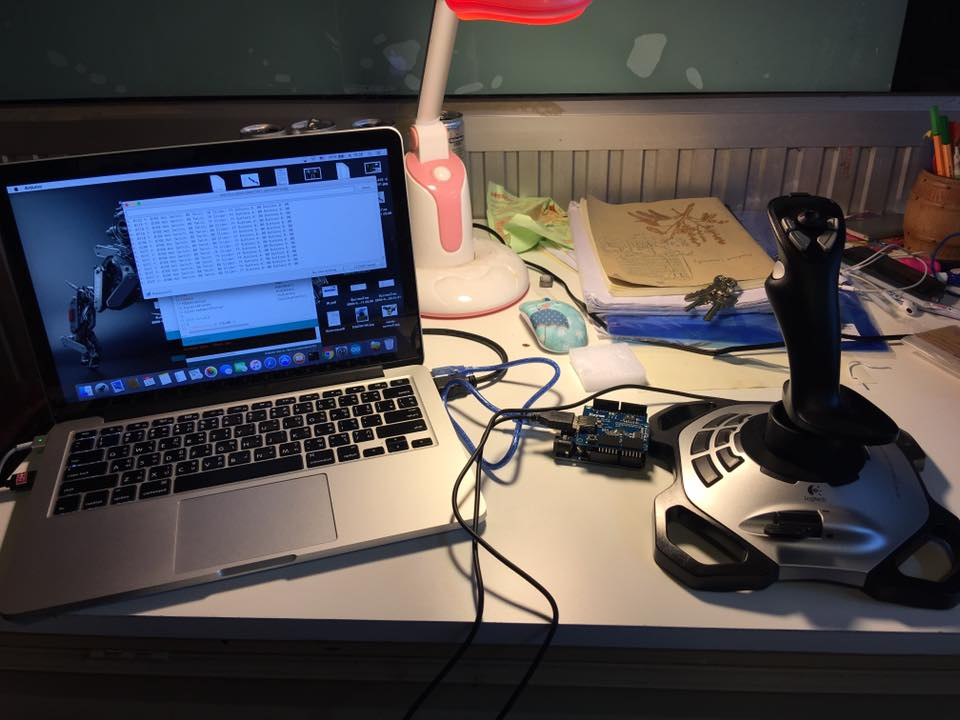
//> input picture test_joy.jpg, 960 x 720 px, given in place of the camera
$ ./TargetDetection   (built with g++ and OpenCV 4)
//> lines starting //> are read from the running program, lines starting //| are printed output that depends on the picture; after the words box and inside, x2 and y2 are one past the last pixel; in counts of white or black regions, pixels touching at a corner belong together
### CV_Part/MyProject/Target.h
#pragma once
#include <string>
#include <opencv/cv.h>
#include <opencv/highgui.h>
#include <opencv2/highgui/highgui.hpp>
#include <opencv2/imgproc/imgproc.hpp>

using namespace std;
using namespace cv;

class Target
{
public:
	Target();
	~Target(void);

	Target(string name);

	int getXPos();
	void setXPos(int x);

	int getYPos();
	void setYPos(int y);

	Scalar getHSVmin();
	Scalar getHSVmax();

	void setHSVmin(Scalar min);
	void setHSVmax(Scalar max);

	string getType(){return type;}
	void setType(string t){type = t;}

	Scalar getColour(){
		return Colour;
	}
	void setColour(Scalar c){

		Colour = c;
	}

private:

	int xPos, yPos;
	string type;
	Scalar HSVmin, HSVmax;
	Scalar Colour;
};

### CV_Part/MyProject/Target.cpp
#include "Target.h"


// [4 lines left out: function Target, not called in this run]

Target::Target(string name){
	setType(name);
	if(name=="orange can"){
		setHSVmin(Scalar(0,200,135));
		setHSVmax(Scalar(30,255,255));
		setColour(Scalar(0,255,0));
	}
	if(name=="blue can"){
		setHSVmin(Scalar(95,90,110));
		setHSVmax(Scalar(105,170,255));
		setColour(Scalar(0,255,0));
	}

}

Target::~Target(void)
{
}

int Target::getXPos(){
	return Target::xPos;
}

void Target::setXPos(int x){
	Target::xPos = x;
}

int Target::getYPos(){
	return Target::yPos;
}

void Target::setYPos(int y){
	Target::yPos = y;
}

Scalar Target::getHSVmin(){
	return Target::HSVmin;
}

Scalar Target::getHSVmax(){
	return Target::HSVmax;
}

void Target::setHSVmin(Scalar min){
	Target::HSVmin = min;
}


void Target::setHSVmax(Scalar max){
	Target::HSVmax = max;
}

### CV_Part/MyProject/TargetDetection.cpp
#include <sstream>
#include <string>
#include <iostream>
#include <vector>
#include <opencv2/imgproc/imgproc.hpp>
#include "Target.h"
#include "Target.cpp"

//initial min and max HSV filter values.
//these will be changed using trackbars
int H_MIN = 0;
int H_MAX = 256;
int S_MIN = 0;
int S_MAX = 256;
int V_MIN = 0;
int V_MAX = 256;
//default capture width and height
const int FRAME_WIDTH = 640;
const int FRAME_HEIGHT = 400;
const int MAX_NUM_OBJECTS=50;
const int MIN_OBJECT_AREA = 30*30;
const int MAX_OBJECT_AREA = FRAME_HEIGHT*FRAME_WIDTH/1.5;
//names that will appear at the top of each window
const string windowName = "Original Image";
const string windowName1 = "HSV Image";
const string windowName2 = "Thresholded Image";
const string windowName3 = "After Morphological Operations";
const string trackbarWindowName = "Trackbars";

string intToString(int number){
	std::stringstream ss;
	ss << number;
	return ss.str();
}

// [16 lines left out: function drawObject, not called in this run]
void drawLine(Mat &frame){
    cv::line(frame,cv::Point(0,200),cv::Point(640,200),cv::Scalar(0,0,0));
    cv::line(frame,cv::Point(320,0),cv::Point(320,120),cv::Scalar(0,0,0),3);
    cv::line(frame,cv::Point(0,200),cv::Point(240,200),cv::Scalar(0,0,0),3);
    cv::line(frame,cv::Point(400,200),cv::Point(640,200),cv::Scalar(0,0,0),3);
    cv::line(frame,cv::Point(320,0),cv::Point(320,400),cv::Scalar(0,0,0));
    int Range = 0;
    for (int i = 200; i < 400; i += 15.5)
    {

        cv::line(frame,cv::Point(313,i),cv::Point(327,i),cv::Scalar(0,0,0));
	if(Range % 100 ==0 && Range!=0){
	     cv::putText(frame,intToString(Range)+"m.",cv::Point(330,i),2,0.25,Scalar(0,0,0));
	}
	Range += 50;
    }

}
void morphOps(Mat &thresh){

	Mat erodeElement = getStructuringElement( MORPH_RECT,Size(3,3));
	Mat dilateElement = getStructuringElement( MORPH_RECT,Size(8,8));

	erode(thresh,thresh,erodeElement);
	erode(thresh,thresh,erodeElement);


	dilate(thresh,thresh,dilateElement);
	dilate(thresh,thresh,dilateElement);


}
// [41 lines left out: function trackFilteredObject, not called in this run]
void trackFilteredObject(Target thePerson,Mat threshold,Mat HSV, Mat &cameraFeed){


	vector <Target> orange_cans;
	drawLine(cameraFeed);
	Mat temp;
	threshold.copyTo(temp);
	//these two vectors needed for output of findContours
	vector< vector<Point> > contours;
	vector<Vec4i> hierarchy;
	//find contours of filtered image using openCV findContours function
	findContours(temp,contours,hierarchy,CV_RETR_CCOMP,CV_CHAIN_APPROX_SIMPLE );
	//use moments method to find our filtered object
	double refArea = 0;
	bool objectFound = false;
	if (hierarchy.size() > 0) {
		int numObjects = hierarchy.size();
		//if number of objects greater than MAX_NUM_OBJECTS we have a noisy filter
		if(numObjects<MAX_NUM_OBJECTS){
			for (int index = 0; index >= 0; index = hierarchy[index][0]) {

				Moments moment = moments((cv::Mat)contours[index]);
				double area = moment.m00;

				//if the area is less than 20 px by 20px then it is probably just noise
				//if the area is the same as the 3/2 of the image size, probably just a bad filter
				//we only want the object with the largest area so we safe a reference area each
				//iteration and compare it to the area in the next iteration.
				if(area>MIN_OBJECT_AREA){

					Target orange_can;

					orange_can.setXPos(moment.m10/area);
					orange_can.setYPos(moment.m01/area);
					orange_can.setType(thePerson.getType());
					orange_can.setColour(thePerson.getColour());

					orange_cans.push_back(orange_can);

					objectFound = true;

				}else objectFound = false;


			}
			//let user know you found an object
			if(objectFound ==true){
				//draw object location on screen
				drawObject(orange_cans,cameraFeed);}

		}else putText(cameraFeed,"TOO MUCH NOISE! ADJUST FILTER",Point(0,50),1,2,Scalar(0,0,255),2);
	}
}
int main(int argc, char* argv[])
{
	Mat cameraFeed;
	Mat threshold;
	Mat HSV;

	VideoCapture capture;
	//open capture object at location zero (default location for webcam)
	capture.open(0);
	//set height and width of capture frame
	capture.set(CV_CAP_PROP_FRAME_WIDTH,FRAME_WIDTH);
	capture.set(CV_CAP_PROP_FRAME_HEIGHT,FRAME_HEIGHT);
	//start an infinite loop where webcam feed is copied to cameraFeed matrix
	//all of our operations will be performed within this loop
	while(1){
		//store image to matrix
		capture.read(cameraFeed);
//> cameraFeed is the input picture: 720 rows x 960 cols, CV_8UC3; mean B, G, R 78.3, 77.1, 82.1
		//convert frame from BGR to HSV colorspace
		cvtColor(cameraFeed,HSV,COLOR_BGR2HSV);
//> HSV: 720 rows x 960 cols, CV_8UC3; mean H, S, V 68, 78.7, 96.2
		//create some temp fruit objects so that
		//we can use their member functions/information
		Target orange_can("orange can"), blue_can("blue can");


		//first find orange_cans
		cvtColor(cameraFeed,HSV,COLOR_BGR2HSV);
		inRange(HSV,orange_can.getHSVmin(),orange_can.getHSVmax(),threshold);
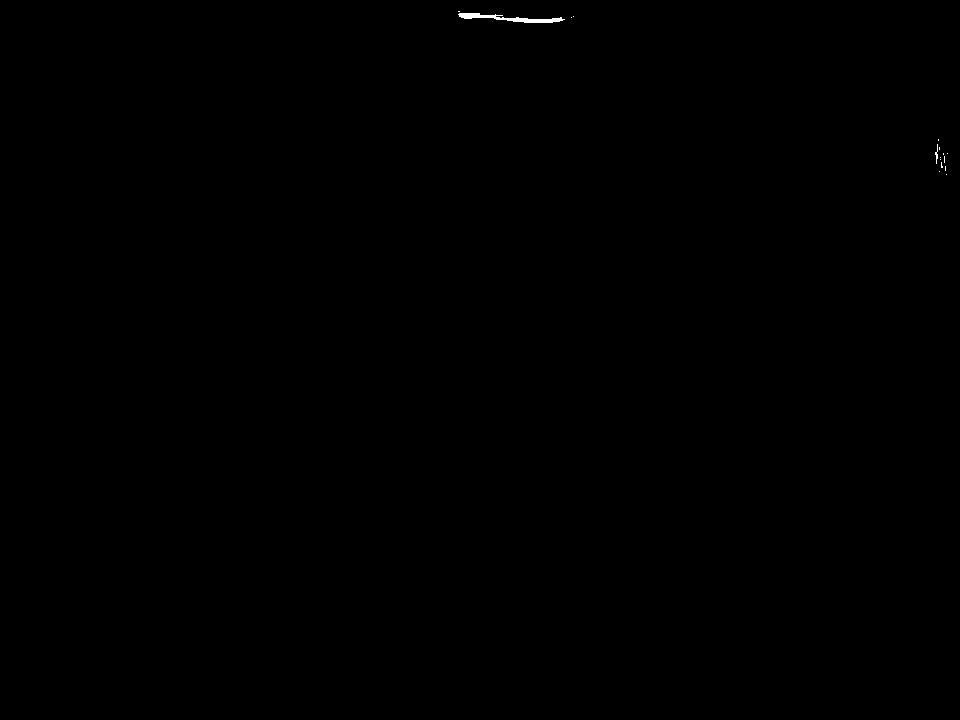
//> threshold: 720 rows x 960 cols, CV_8UC1; 0.07% white; 16 white regions (14 under 20 px), largest, box (x1, y1, x2, y2) and area: (458, 13, 565, 23) 424, (935, 144, 938, 164) 28
		morphOps(threshold);
//> in morphOps, `erode(thresh,thresh,erodeElement);`:
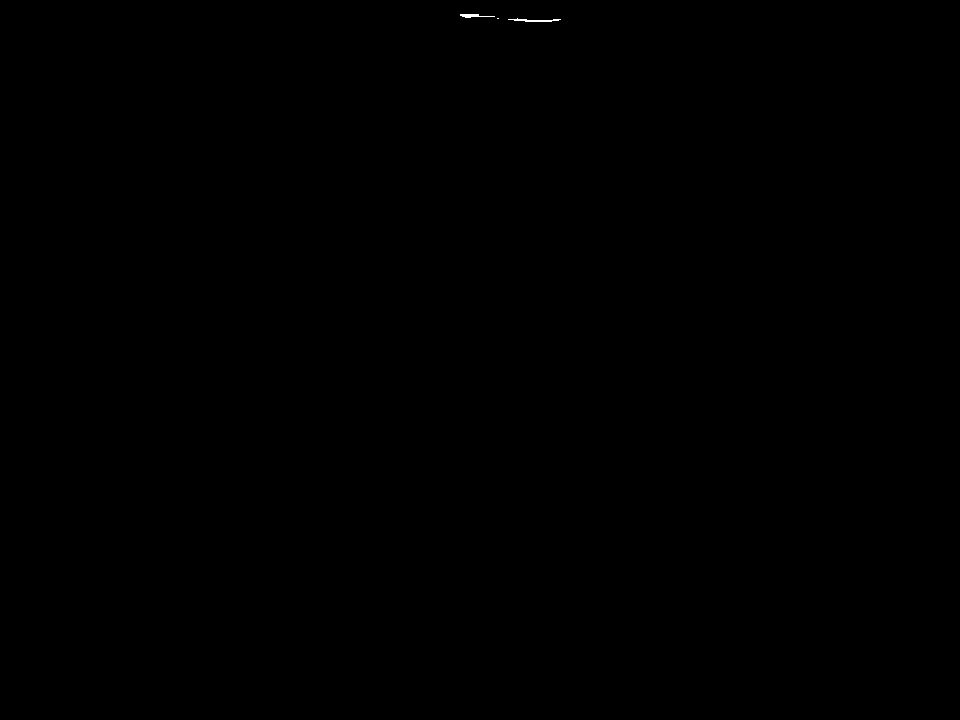
//> thresh: 720 rows x 960 cols, CV_8UC1; 0.03% white in thin lines or dots, all inside (x1, y1, x2, y2) = (460, 14, 561, 22)
//> in morphOps, `erode(thresh,thresh,erodeElement);`: thresh: 720 rows x 960 cols, CV_8UC1; 0% white in thin lines or dots, all inside (x1, y1, x2, y2) = (463, 15, 478, 17)
//> in morphOps, `dilate(thresh,thresh,dilateElement);`: thresh: 720 rows x 960 cols, CV_8UC1; 0.03% white; 1 white region, box (x1, y1, x2, y2) and area: (460, 12, 482, 21) 187
//> in morphOps, `dilate(thresh,thresh,dilateElement);`: thresh: 720 rows x 960 cols, CV_8UC1; 0.07% white; 1 white region
		trackFilteredObject(orange_can,threshold,HSV,cameraFeed);
//> in drawLine, `cv::line(frame,cv::Point(400,200),cv::Point(640,200),cv::Scalar(0,0,0)..`:
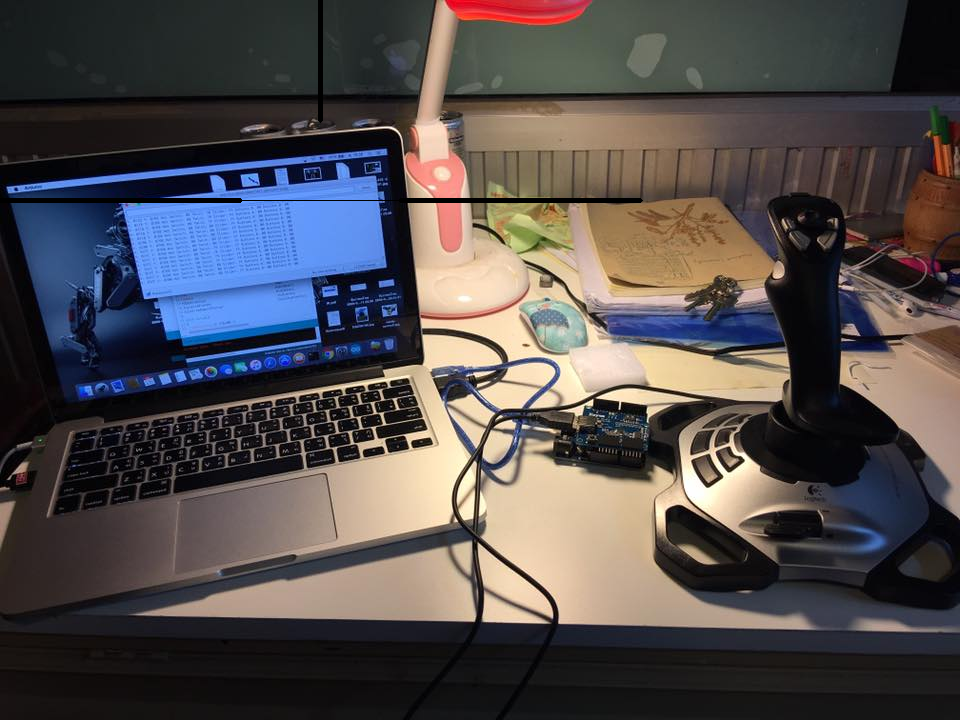
//> frame: 720 rows x 960 cols, CV_8UC3; mean B, G, R 77.7, 76.6, 81.7
//> in drawLine, `cv::line(frame,cv::Point(320,0),cv::Point(320,400),cv::Scalar(0,0,0));`: frame: 720 rows x 960 cols, CV_8UC3; 277 pixels changed, all inside (x1, y1, x2, y2) = (320, 123, 321, 401)
//> after the loop in drawLine, `for (int i = 200; i < 400; i += 15.5)`:
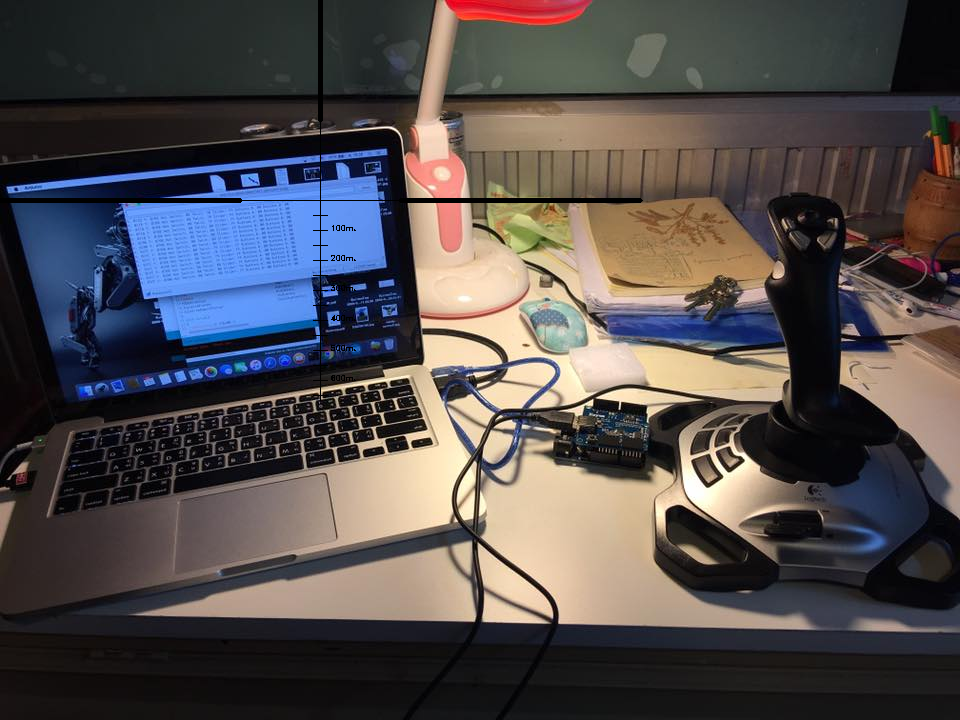
//> frame: 720 rows x 960 cols, CV_8UC3; mean B, G, R 77.6, 76.5, 81.6
//> after the loop in drawLine, `for (int i = 200; i < 400; i += 15.5)`: Range = 700
//> in trackFilteredObject, `findContours(temp,contours,hierarchy,CV_RETR_CCOMP,CV_CHAIN_APPROX_SIM..`: contours = 1 contour; box (x1, y1, x2, y2) and area: (457, 9, 486, 25) 410
//> in trackFilteredObject, `int numObjects = hierarchy.size();`: numObjects = 1
//> the loop in trackFilteredObject, `for (int index = 0; index >= 0; index = hierarchy[index][0])` made 1 pass
//> area on pass 1: 410
//> after the loop in trackFilteredObject, `for (int index = 0; index >= 0; index = hierarchy[index][0])`: orange_cans = 0 items
		//then blue_cans
		cvtColor(cameraFeed,HSV,COLOR_BGR2HSV);
//> HSV: 720 rows x 960 cols, CV_8UC3; mean H, S, V 67.6, 78, 95.5
		inRange(HSV,blue_can.getHSVmin(),blue_can.getHSVmax(),threshold);
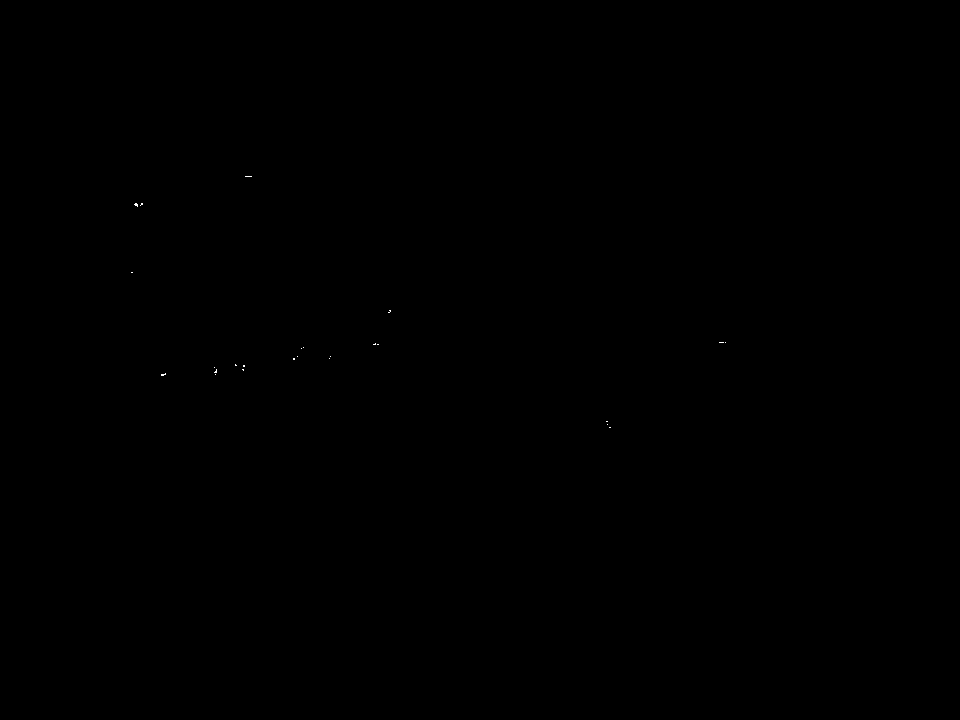
//> threshold: 720 rows x 960 cols, CV_8UC1; 0.01% white in thin lines or dots, all inside (x1, y1, x2, y2) = (131, 176, 726, 428)
		morphOps(threshold);
//> in morphOps (call 2), `erode(thresh,thresh,erodeElement);`: thresh: 720 rows x 960 cols, CV_8UC1; 83 pixels changed, all inside (x1, y1, x2, y2) = (131, 176, 726, 428)
		trackFilteredObject(blue_can,threshold,HSV,cameraFeed);
//> in trackFilteredObject (call 2), `findContours(temp,contours,hierarchy,CV_RETR_CCOMP,CV_CHAIN_APPROX_SIM..`: contours = 0 contours

		//show frames
		//imshow(windowName2,threshold);
		imshow(windowName,cameraFeed);
		//imshow(windowName1,HSV);


		//delay 30ms so that screen can refresh.
		//image will not appear without this waitKey() command
		waitKey(30);
	}


	return 0;
}

$ run again, on 77.jpg
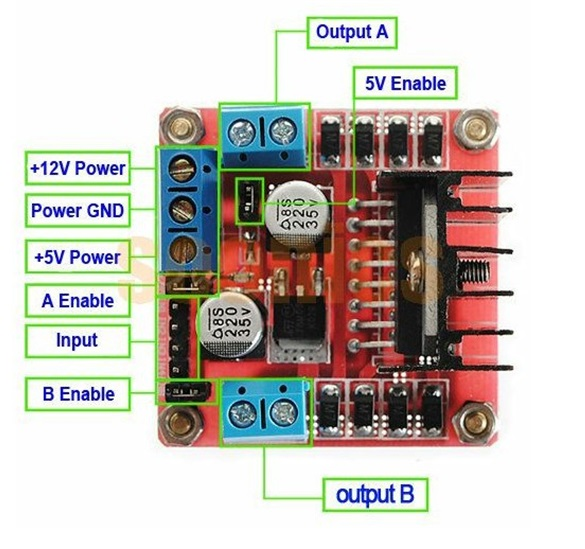
//> input picture 77.jpg, 585 x 549 px, given in place of the camera
//> cameraFeed is the input picture: 549 rows x 585 cols, CV_8UC3; mean B, G, R 183.8, 190.6, 196.3
//> after the loop in drawLine, `for (int i = 200; i < 400; i += 15.5)`:
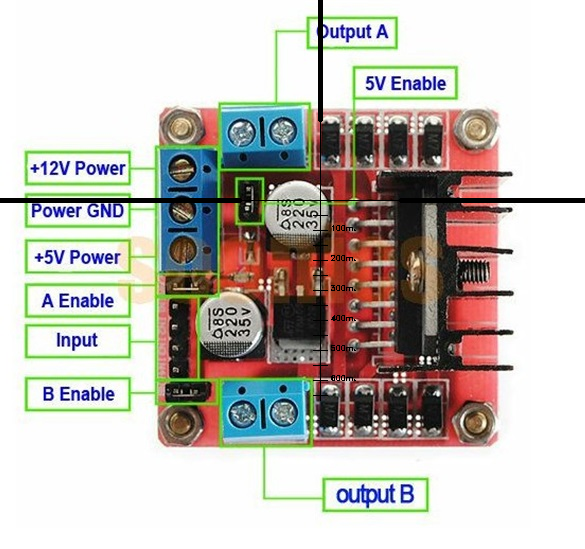
//> frame: 549 rows x 585 cols, CV_8UC3; mean B, G, R 182, 188.8, 194.3
//> after the loop in drawLine, `for (int i = 200; i < 400; i += 15.5)`: Range = 700
//> contours = 7 contours; box (x1, y1, x2, y2) and area: (322, 220, 380, 307) 3178, (243, 255, 294, 294) 1122, (221, 237, 245, 261) 490, (216, 275, 234, 293) 287, (447, 309, 462, 324) 196, (304, 258, 319, 273) 196, (349, 284, 357, 290) 26
//> numObjects = 7
//> the loop in trackFilteredObject, `for (int index = 0; index >= 0; index = hierarchy[index][0])` made 6 passes
//> area on passes 1, 2, 3, 5: 196, 287, 196, 490
//> `inRange(HSV,blue_can.getHSVmin(),blue_can.getHSVmax(),threshold);`:
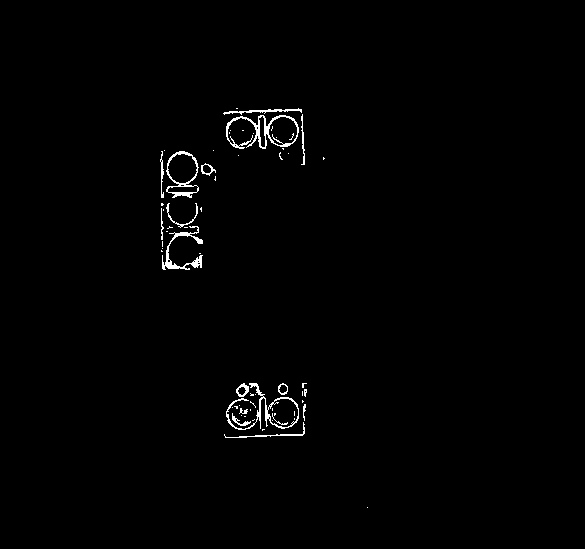
//> threshold: 549 rows x 585 cols, CV_8UC1; 0.96% white in thin lines or dots, all inside (x1, y1, x2, y2) = (160, 108, 368, 508)
//> contours = 3 contours; box (x1, y1, x2, y2) and area: (260, 122, 275, 140) 238, (162, 258, 178, 274) 224, (189, 258, 204, 273) 196
//> the loop in trackFilteredObject (call 2), `for (int index = 0; index >= 0; index = hierarchy[index][0])` made 3 passes
//> area on passes 1 to 3: 196, 224.5, 238
